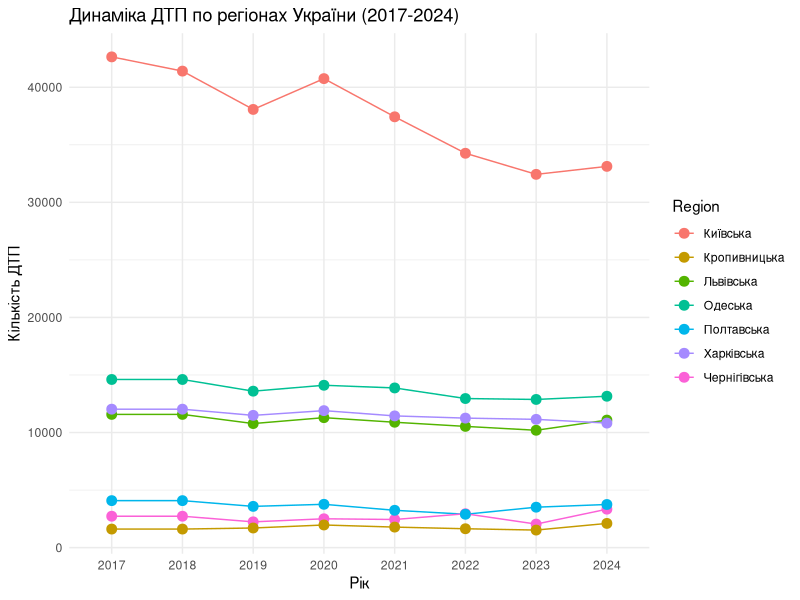
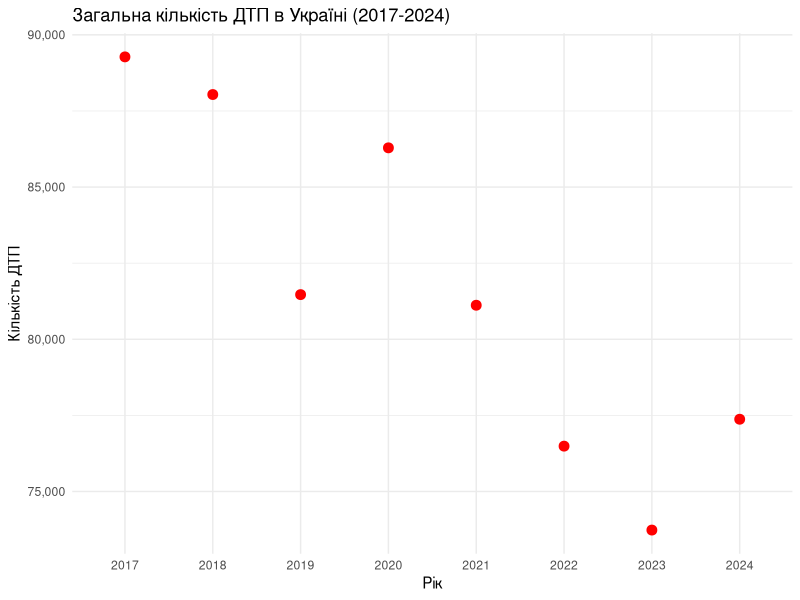
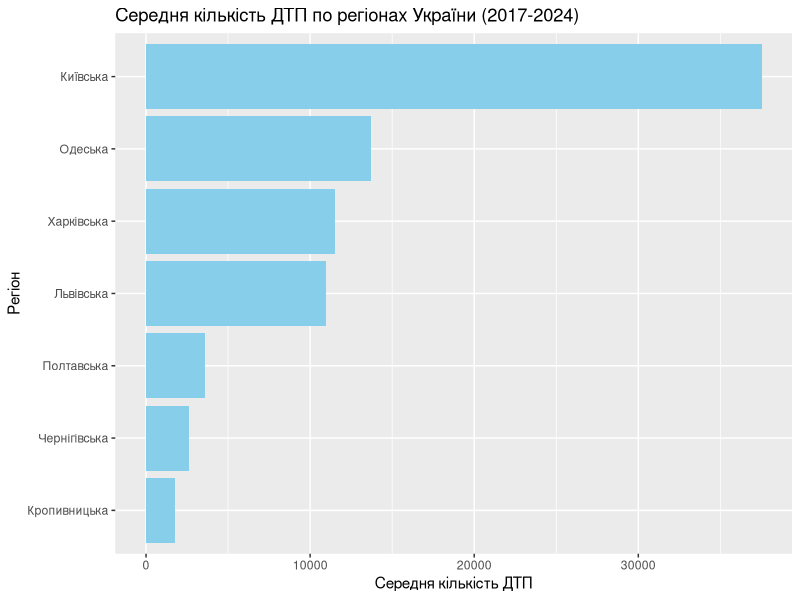

These charts were generated, in order, by the following R code:
## ---- chunk 1
# Встановлюємо налаштування для RMarkdown
knitr::opts_chunk$set(echo = TRUE, message = FALSE, warning = FALSE)

# Завантаження необхідних бібліотек
library(dplyr)
library(ggplot2)
library(knitr)  # Додаємо бібліотеку для kable
## ---- chunk 2
# Джерело https://patrolpolice.gov.ua/statистика/
# Створюємо фіктивні дані для ДТП з 2017 по 2024 рік
data_list <- list(
  `2017` = data.frame(
    Region = c("Київська", "Львівська", "Одеська", "Харківська", "Чернігівська", "Полтавська", "Кропивницька"),
    Accidents = c(42639, 11576, 14609, 12029, 2728, 4083, 1612)
  ),
  `2018` = data.frame(
    Region = c("Київська", "Львівська", "Одеська", "Харківська", "Чернігівська", "Полтавська", "Кропивницька"),
    Accidents = c(41402, 11576, 14609, 12029, 2728, 4083, 1612)
  ),
  `2019` = data.frame(
    Region = c("Київська", "Львівська", "Одеська", "Харківська", "Чернігівська", "Полтавська", "Кропивницька"),
    Accidents = c(38073, 10779, 13594, 11491, 2240, 3584, 1705)
  ),
  `2020` = data.frame(
    Region = c("Київська", "Львівська", "Одеська", "Харківська", "Чернігівська", "Полтавська", "Кропивницька"),
    Accidents = c(40750, 11292, 14107, 11902, 2506, 3764, 1967)
  ),
  `2021` = data.frame(
    Region = c("Київська", "Львівська", "Одеська", "Харківська", "Чернігівська", "Полтавська", "Кропивницька"),
    Accidents = c(37432, 10894, 13874, 11445, 2445, 3243, 1784)
  ),
  `2022` = data.frame(
    Region = c("Київська", "Львівська", "Одеська", "Харківська", "Чернігівська", "Полтавська", "Кропивницька"),
    Accidents = c(34264, 10534, 12954, 11253, 2943, 2900, 1640)
  ),
  `2023` = data.frame(
    Region = c("Київська", "Львівська", "Одеська", "Харківська", "Чернігівська", "Полтавська", "Кропивницька"),
    Accidents = c(32432, 10197, 12874, 11145, 2045, 3513, 1525)
  ),
  `2024` = data.frame(
    Region = c("Київська", "Львівська", "Одеська", "Харківська", "Чернігівська", "Полтавська", "Кропивницька"),
    Accidents = c(33125, 11080, 13153, 10821, 3341, 3748, 2104)
  )
)

# Переглядаємо таблиці
for (year in names(data_list)) {
  cat("### Таблиця: Кількість ДТП по регіонах України за", year, "рік\n")
  print(kable(data_list[[year]], caption = paste("Кількість ДТП по регіонах України за", year, "рік")))
  cat("\n\n")
}

# Об'єднуємо дані для графіка
combined_data <- bind_rows(
  lapply(names(data_list), function(year) {
    data_list[[year]] %>%
      mutate(Year = year)
  })
)

# Перетворюємо рік в фактор для правильного відображення на осі X
combined_data$Year <- factor(combined_data$Year, levels = names(data_list))

# Графік динаміки ДТП по регіонах
p <- ggplot(combined_data, aes(x = Year, y = Accidents, group = Region, color = Region)) +
  geom_line() +
  geom_point(size = 3) +
  theme_minimal() +
  labs(
    title = "Динаміка ДТП по регіонах України (2017-2024)",
    x = "Рік",
    y = "Кількість ДТП"
  )

print(p)  # Виводимо графік
## Гіпотеза 1: Стабільність рівня ДТП в Україні
#чи можна вважати рівень ДТП в цілому по Україні стабільним протягом досліджуваного періоду; якщо ні, то яка тенденція має місце?

# Підрахунок загальної кількості ДТП за роками
total_accidents_per_year <- sapply(data_list, function(df) sum(df$Accidents))

# Тест на стабільність (ANOVA)
anova_result <- aov(total_accidents_per_year ~ factor(names(data_list)))
summary(anova_result)

# Графік загальної кількості ДТП по роках
ggplot(data.frame(Year = names(data_list), Accidents = total_accidents_per_year), 
       aes(x = Year, y = Accidents)) +
  geom_line(color = "blue", size = 1) +  # Додаємо лінію
  geom_point(size = 3, color = "red") +  # Збільшуємо розмір точок
  theme_minimal() +  # Мінімалістичний стиль
  labs(title = "Загальна кількість ДТП в Україні (2017-2024)", 
       x = "Рік", 
       y = "Кількість ДТП") +
  scale_y_continuous(labels = scales::comma)  # Форматування осі Y з комами
# Висновок Гіпотези 1 : З цими даними можна зробити наступні спостереження: змінення З 2017 по 2022 рік можна поступово зменшується кількість ДТП.У 2023 році відзначається невелике зростання, але все ще нижче, ніж у 2017 році.Стабільність : Загальна кількість ДТП за роками змінюється, але за останні кілька років відзначається загальна тенденція до зменшення.


#Гіпотеза 2: Одинаковість рівня ДТП по областях

# Об'єднуємо дані для ANOVA
combined_data <- bind_rows(
  lapply(names(data_list), function(year) {
    data_list[[year]] %>%
      mutate(Year = year)
  })
)

# Тест на відмінності (ANOVA) по областях
anova_regions <- aov(Accidents ~ Region, data = combined_data)
summary(anova_regions)

# Графік середньої кількості ДТП по областях
average_accidents_per_region <- combined_data %>%
  group_by(Region) %>%
  summarise(Average_Accidents = mean(Accidents))

ggplot(average_accidents_per_region, aes(x = reorder(Region, Average_Accidents), y = Average_Accidents)) +
  geom_bar(stat = "identity", fill = "skyblue") +
  coord_flip() +
  labs(title = "Середня кількість ДТП по регіонах України (2017-2024)", x = "Регіон", y = "Середня кількість ДТП")
#Результат гіпотези : як ми бачимо по графіку  в київській області найбільші показники дтп, а в кропивницькій області-найменші 
